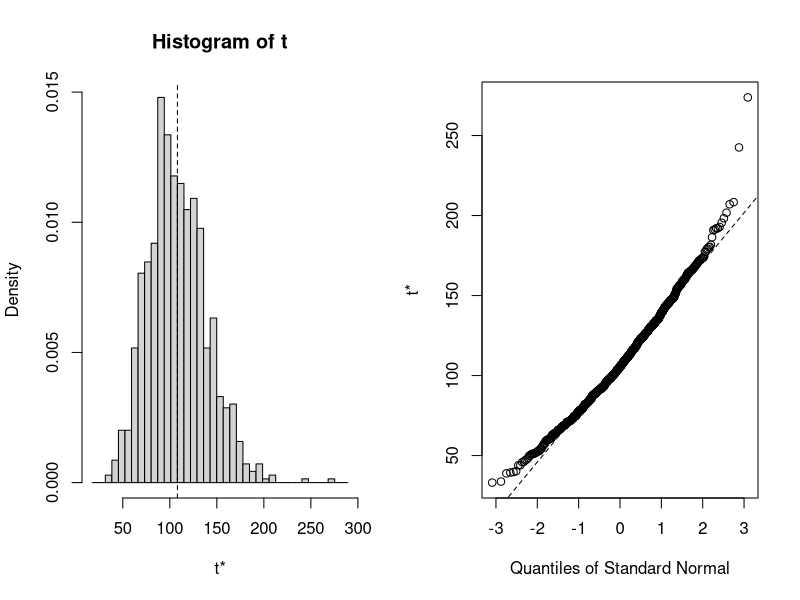
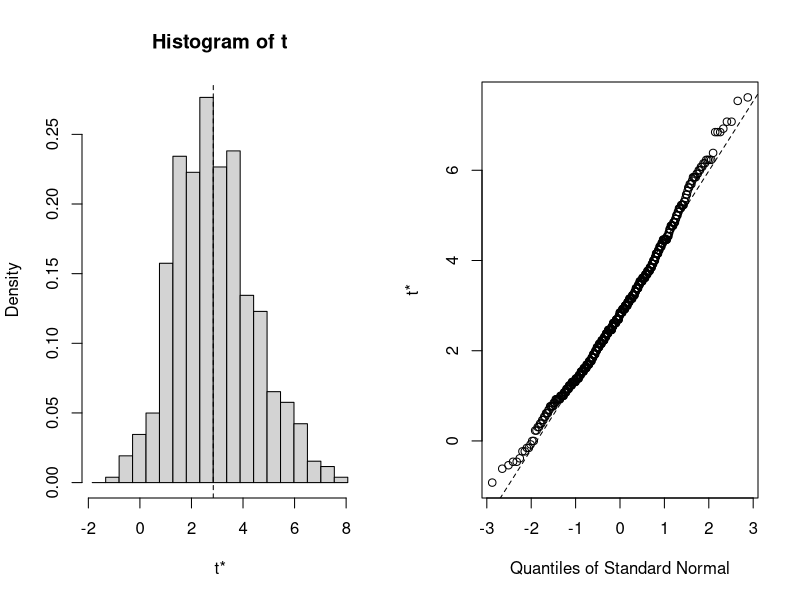
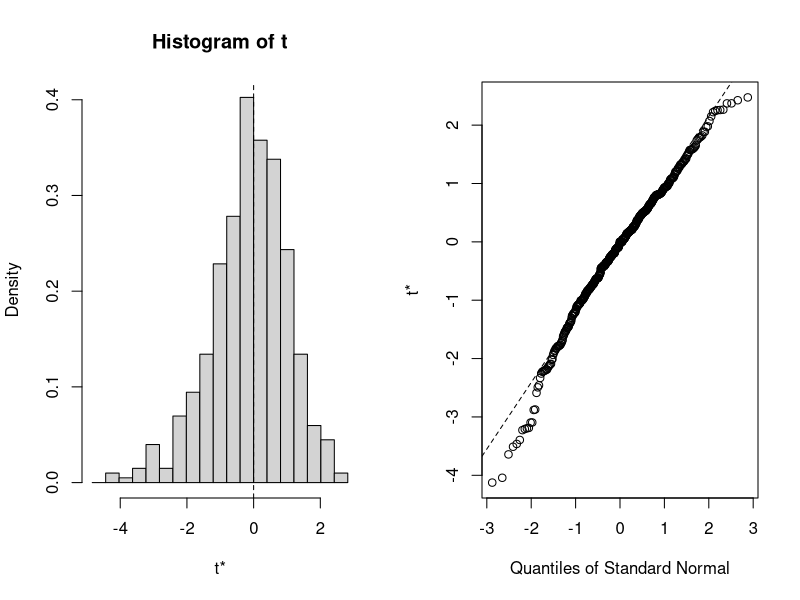
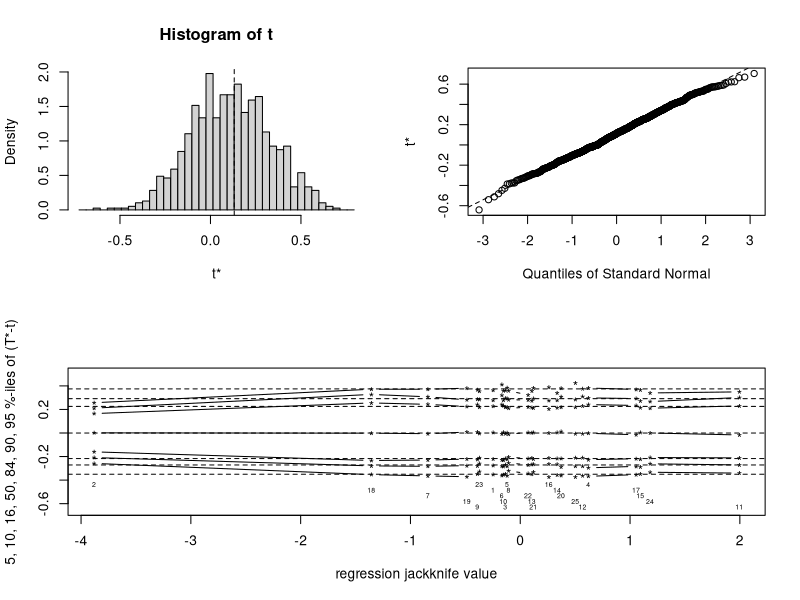

Here is the R script that generated these plots, in order:
library(boot)


### Name: plot.boot
### Title: Plots of the Output of a Bootstrap Simulation
### Aliases: plot.boot
### Keywords: hplot nonparametric

### ** Examples

# We fit an exponential model to the air-conditioning data and use
# that for a parametric bootstrap.  Then we look at plots of the
# resampled means.
air.rg <- function(data, mle) rexp(length(data), 1/mle)

air.boot <- boot(aircondit$hours, mean, R = 999, sim = "parametric",
                 ran.gen = air.rg, mle = mean(aircondit$hours))
plot(air.boot)

# In the difference of means example for the last two series of the 
# gravity data
grav1 <- gravity[as.numeric(gravity[, 2]) >= 7, ]
grav.fun <- function(dat, w) {
     strata <- tapply(dat[, 2], as.numeric(dat[, 2]))
     d <- dat[, 1]
     ns <- tabulate(strata)
     w <- w/tapply(w, strata, sum)[strata]
     mns <- as.vector(tapply(d * w, strata, sum)) # drop names
     mn2 <- tapply(d * d * w, strata, sum)
     s2hat <- sum((mn2 - mns^2)/ns)
     c(mns[2] - mns[1], s2hat)
}

grav.boot <- boot(grav1, grav.fun, R = 499, stype = "w", strata = grav1[, 2])
plot(grav.boot)
# now suppose we want to look at the studentized differences.
grav.z <- (grav.boot$t[, 1]-grav.boot$t0[1])/sqrt(grav.boot$t[, 2])
plot(grav.boot, t = grav.z, t0 = 0)

# In this example we look at the one of the partial correlations for the
# head dimensions in the dataset frets.
frets.fun <- function(data, i) {
    pcorr <- function(x) { 
    #  Function to find the correlations and partial correlations between
    #  the four measurements.
         v <- cor(x)
         v.d <- diag(var(x))
         iv <- solve(v)
         iv.d <- sqrt(diag(iv))
         iv <- - diag(1/iv.d) %*% iv %*% diag(1/iv.d)
         q <- NULL
         n <- nrow(v)
         for (i in 1:(n-1)) 
              q <- rbind( q, c(v[i, 1:i], iv[i,(i+1):n]) )
         q <- rbind( q, v[n, ] )
         diag(q) <- round(diag(q))
         q
    }
    d <- data[i, ]
    v <- pcorr(d)
    c(v[1,], v[2,], v[3,], v[4,])
}
frets.boot <- boot(log(as.matrix(frets)),  frets.fun,  R = 999)
plot(frets.boot, index = 7, jack = TRUE, stinf = FALSE, useJ = FALSE)
